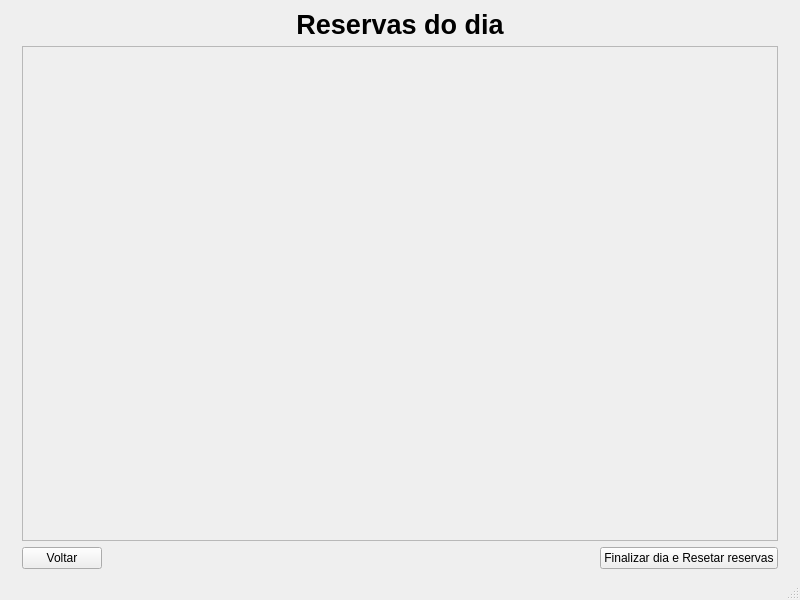
<?xml version="1.0" encoding="UTF-8"?>
<ui version="4.0">
 <class>MainWindow</class>
 <widget class="QMainWindow" name="MainWindow">
  <property name="geometry">
   <rect>
    <x>0</x>
    <y>0</y>
    <width>800</width>
    <height>600</height>
   </rect>
  </property>
  <property name="windowTitle">
   <string>MainWindow</string>
  </property>
  <widget class="QWidget" name="centralwidget">
   <layout class="QGridLayout" name="gridLayout">
    <item row="1" column="1">
     <widget class="QScrollArea" name="scrollArea">
      <property name="widgetResizable">
       <bool>true</bool>
      </property>
      <widget class="QWidget" name="scrollAreaWidgetContents">
       <property name="geometry">
        <rect>
         <x>0</x>
         <y>0</y>
         <width>750</width>
         <height>441</height>
        </rect>
       </property>
      </widget>
     </widget>
    </item>
    <item row="2" column="1">
     <layout class="QHBoxLayout" name="horizontalLayout">
      <item>
       <widget class="QPushButton" name="pushButton">
        <property name="text">
         <string>Voltar</string>
        </property>
       </widget>
      </item>
      <item>
       <spacer name="horizontalSpacer">
        <property name="orientation">
         <enum>Qt::Horizontal</enum>
        </property>
        <property name="sizeHint" stdset="0">
         <size>
          <width>40</width>
          <height>20</height>
         </size>
        </property>
       </spacer>
      </item>
      <item>
       <widget class="QPushButton" name="pushButton_2">
        <property name="text">
         <string>Finalizar dia e Resetar reservas</string>
        </property>
       </widget>
      </item>
     </layout>
    </item>
    <item row="0" column="1">
     <widget class="QLabel" name="label">
      <property name="font">
       <font>
        <pointsize>20</pointsize>
        <weight>75</weight>
        <bold>true</bold>
       </font>
      </property>
      <property name="text">
       <string>Reservas do dia</string>
      </property>
      <property name="alignment">
       <set>Qt::AlignCenter</set>
      </property>
     </widget>
    </item>
    <item row="1" column="0">
     <widget class="QLabel" name="label_2">
      <property name="text">
       <string/>
      </property>
     </widget>
    </item>
    <item row="1" column="2">
     <widget class="QLabel" name="label_3">
      <property name="text">
       <string/>
      </property>
     </widget>
    </item>
   </layout>
  </widget>
  <widget class="QMenuBar" name="menubar">
   <property name="geometry">
    <rect>
     <x>0</x>
     <y>0</y>
     <width>800</width>
     <height>26</height>
    </rect>
   </property>
  </widget>
  <widget class="QStatusBar" name="statusbar"/>
 </widget>
 <resources/>
 <connections/>
</ui>
